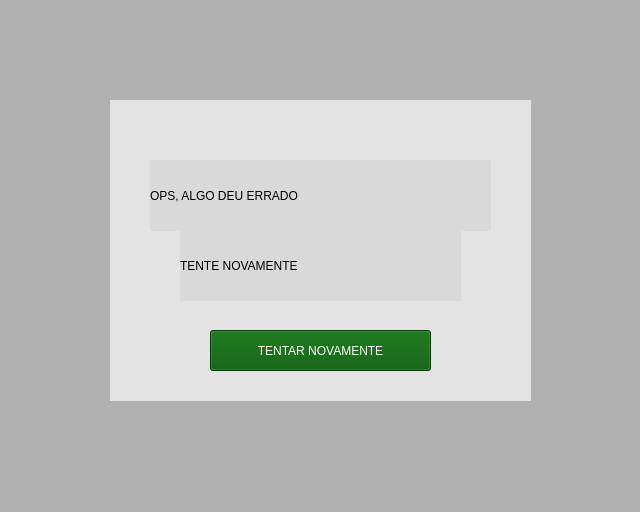
<?xml version="1.0" encoding="UTF-8"?>
<ui version="4.0">
 <class>MainWindow</class>
 <widget class="QMainWindow" name="MainWindow">
  <property name="geometry">
   <rect>
    <x>0</x>
    <y>0</y>
    <width>640</width>
    <height>512</height>
   </rect>
  </property>
  <property name="windowTitle">
   <string>MainWindow</string>
  </property>
  <property name="styleSheet">
   <string notr="true">background-color: rgb(0, 170, 0);
color: rgb(0, 0, 127);</string>
  </property>
  <widget class="QWidget" name="centralwidget">
   <property name="styleSheet">
    <string notr="true">background-color: rgb(177, 177, 177);</string>
   </property>
   <widget class="QLabel" name="fundo">
    <property name="geometry">
     <rect>
      <x>110</x>
      <y>100</y>
      <width>421</width>
      <height>301</height>
     </rect>
    </property>
    <property name="styleSheet">
     <string notr="true">background-color: rgb(227, 227, 227);</string>
    </property>
    <property name="text">
     <string/>
    </property>
   </widget>
   <widget class="QLabel" name="login">
    <property name="geometry">
     <rect>
      <x>150</x>
      <y>160</y>
      <width>341</width>
      <height>71</height>
     </rect>
    </property>
    <property name="styleSheet">
     <string notr="true">color: rgb(0, 0, 0);
background-color: rgb(217, 217, 217);
font: 22pt &quot;MS Shell Dlg 2&quot;;</string>
    </property>
    <property name="text">
     <string>OPS, ALGO DEU ERRADO</string>
    </property>
   </widget>
   <widget class="QPushButton" name="tente_novamente">
    <property name="geometry">
     <rect>
      <x>210</x>
      <y>330</y>
      <width>221</width>
      <height>41</height>
     </rect>
    </property>
    <property name="styleSheet">
     <string notr="true">background-color: rgb(0, 85, 0);
color: rgb(255, 255, 255);
font: 16pt &quot;MS Shell Dlg 2&quot;;</string>
    </property>
    <property name="text">
     <string>TENTAR NOVAMENTE</string>
    </property>
   </widget>
   <widget class="QLabel" name="login_2">
    <property name="geometry">
     <rect>
      <x>180</x>
      <y>230</y>
      <width>281</width>
      <height>71</height>
     </rect>
    </property>
    <property name="styleSheet">
     <string notr="true">color: rgb(0, 0, 0);
background-color: rgb(217, 217, 217);
font: 22pt &quot;MS Shell Dlg 2&quot;;</string>
    </property>
    <property name="text">
     <string>TENTE NOVAMENTE</string>
    </property>
   </widget>
  </widget>
 </widget>
 <resources/>
 <connections/>
</ui>
